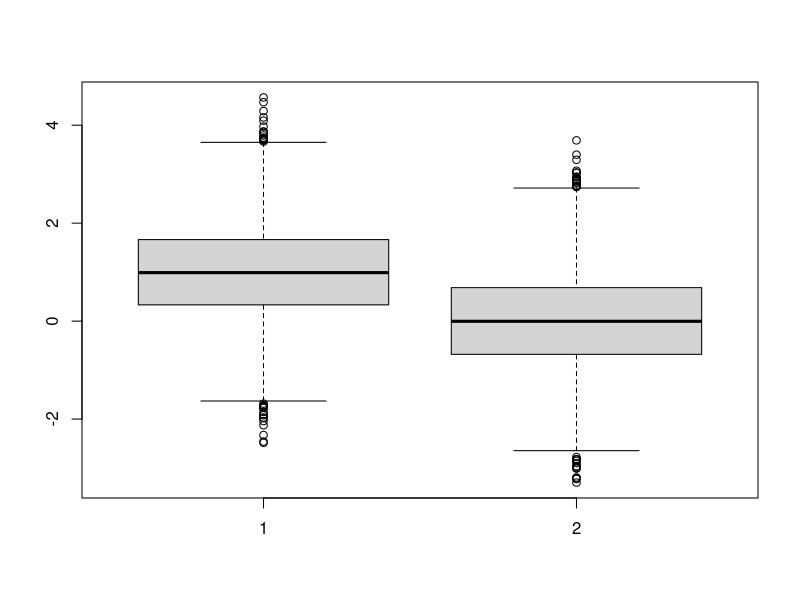
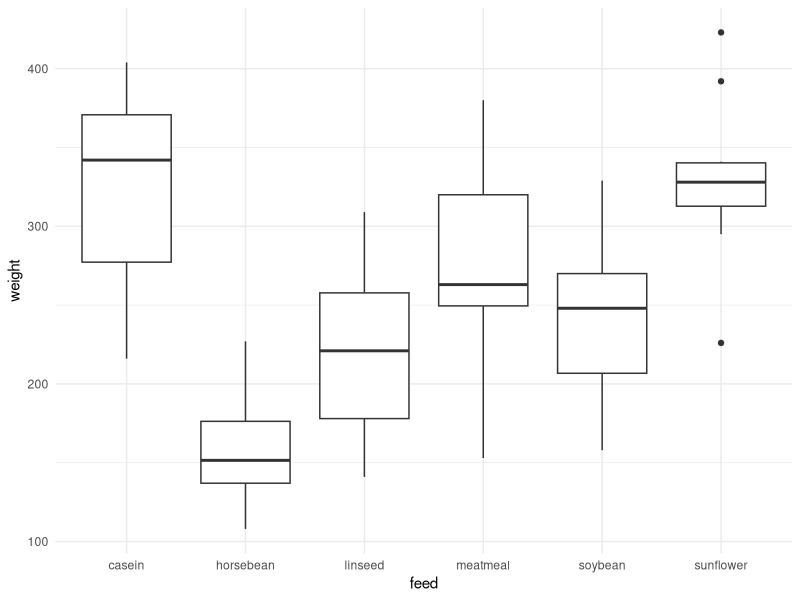
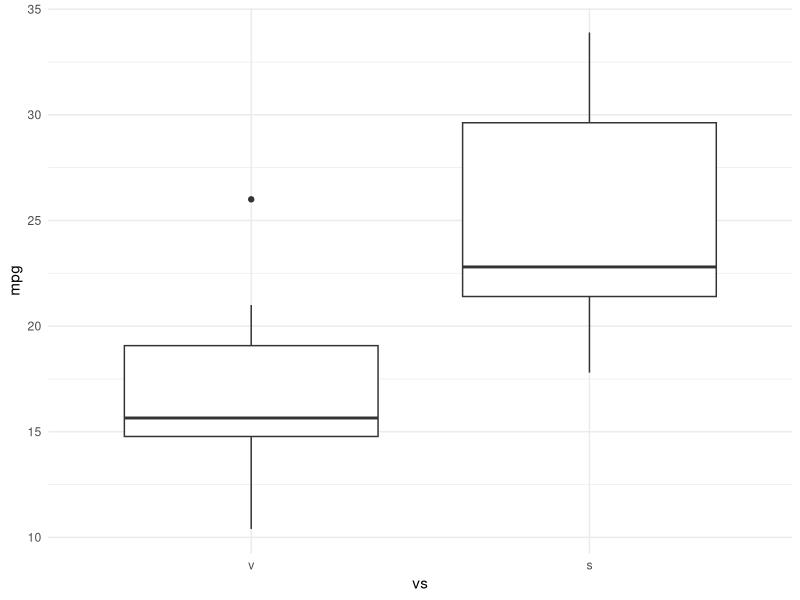
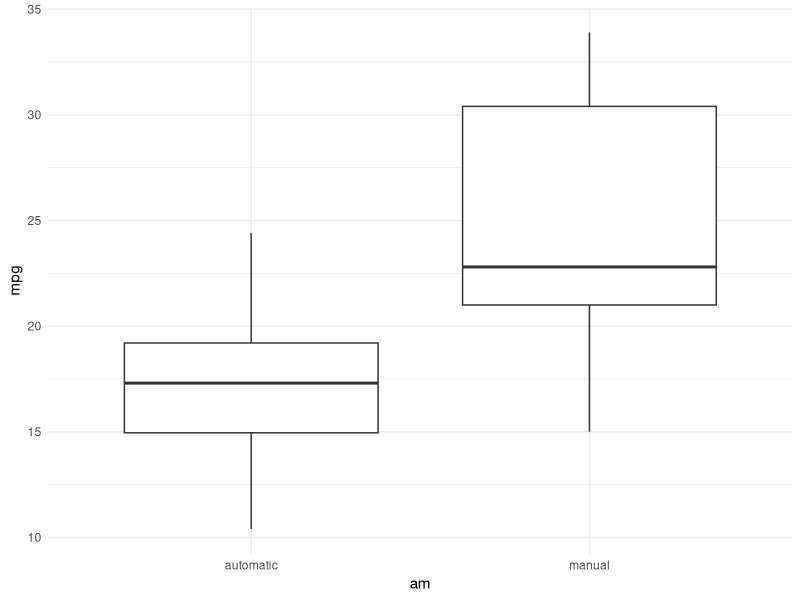

These figures' R source, in order:
## ---- chunk 1
knitr::opts_chunk$set(echo = TRUE)
## ---- chunk 2
n<-10000
x<-matrix(0,n,1)
x[1:(n/2),]=1
eps<-rnorm(n)
y<-x+eps

y1<-y[1:(n/2),]
y2<-y[(n/2+1):n,]
## ---- chunk 3
boxplot(y1,y2)
## ---- chunk 4
x<-factor(x,labels=c("0","1"))
oneway<-aov(y~x)
summary(oneway)
## ---- chunk 5
reg <- lm(y~x)
summary(reg)
## ---- chunk 6
library(datasets)
head(chickwts)

## ---- chunk 7
library(ggplot2)
print(ggplot(chickwts, aes(x=feed, y=weight)) + geom_boxplot() + theme_minimal())
## ---- chunk 8
# ¿Por qué hay pollos que son más ligeros y otros que son más pesados
# ¿Qué porcentaje de la varianza del peso de los pollos es explicada por el tipo de comida?
oneway <- aov(chickwts$weight~chickwts$feed)
summary(oneway)

## ---- chunk 9
razon <- 231129 / (195556 + 231129)
print(sprintf("La razón de correlación sería: %.2f%%", razon * 100))

## ---- chunk 10
reg <- lm(chickwts$weight ~ chickwts$feed)
summary(reg)
## ---- chunk 11
mtcars2 <-within(mtcars, {
  vs<-factor(vs,labels=c("v","s")) #Tipo de Motor (0 y 1)
  am<-factor(am,labels=c("automatic","manual")) #Transmisión (0 y 1)
})
head(mtcars2)
## ---- chunk 12
ggplot(mtcars2,aes(x=vs,y=mpg)) + geom_boxplot() + theme_minimal()
ggplot(mtcars2,aes(x=am,y=mpg)) + geom_boxplot() + theme_minimal()
## ---- chunk 13
twoway1 <- aov(mpg ~ vs + am, data=mtcars2)
summary(twoway1)
## ---- chunk 14
reg1<-lm(mpg ~ vs + am, data=mtcars2)
summary(reg1)
## ---- chunk 15
twoway2<-aov(mpg ~ vs + am + vs*am, data=mtcars2)
summary(twoway2)
## ---- chunk 16
reg2<-lm(mpg ~ vs + am + vs*am, data=mtcars2)
summary(reg2)
